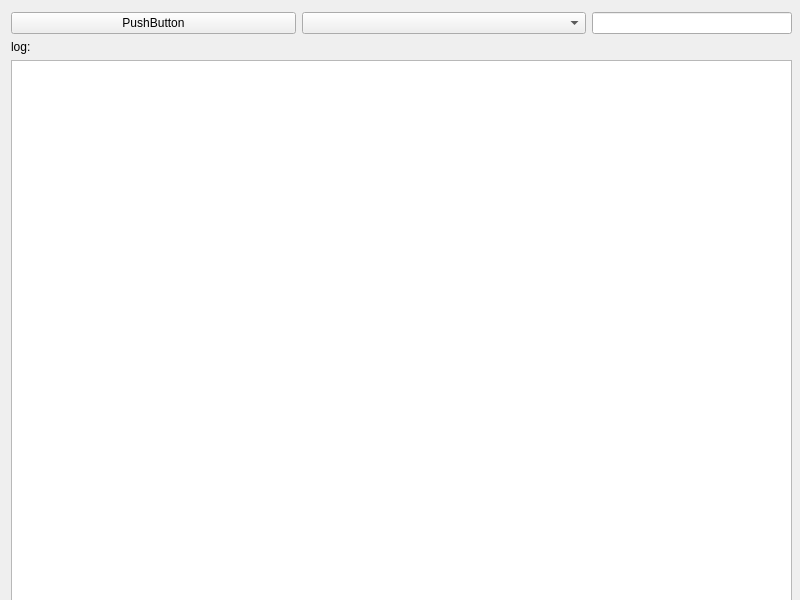
<?xml version="1.0" encoding="UTF-8"?>
<ui version="4.0">
 <class>Widget</class>
 <widget class="QWidget" name="Widget">
  <property name="geometry">
   <rect>
    <x>0</x>
    <y>0</y>
    <width>800</width>
    <height>600</height>
   </rect>
  </property>
  <property name="windowTitle">
   <string>Widget</string>
  </property>
  <widget class="QWidget" name="">
   <property name="geometry">
    <rect>
     <x>11</x>
     <y>12</y>
     <width>781</width>
     <height>591</height>
    </rect>
   </property>
   <layout class="QVBoxLayout" name="verticalLayout">
    <item>
     <layout class="QHBoxLayout" name="horizontalLayout">
      <item>
       <widget class="QPushButton" name="btnListenState">
        <property name="text">
         <string>PushButton</string>
        </property>
       </widget>
      </item>
      <item>
       <widget class="QComboBox" name="cbxListeningIP">
        <property name="minimumSize">
         <size>
          <width>100</width>
          <height>0</height>
         </size>
        </property>
       </widget>
      </item>
      <item>
       <widget class="QLineEdit" name="lineEditPort">
        <property name="maximumSize">
         <size>
          <width>200</width>
          <height>16777215</height>
         </size>
        </property>
       </widget>
      </item>
     </layout>
    </item>
    <item>
     <widget class="QLabel" name="labelLog">
      <property name="text">
       <string>log:</string>
      </property>
     </widget>
    </item>
    <item>
     <widget class="QTextBrowser" name="logTxt"/>
    </item>
   </layout>
  </widget>
 </widget>
 <resources/>
 <connections/>
</ui>
